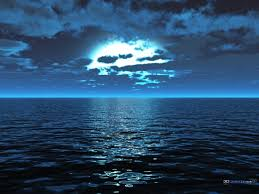
#> input picture CHAPTER6/images/add1.jpg, 259 x 194 px
$ python 06.image_synthesis.py
#> lines starting #> are read from the running program, lines starting #| are printed output that depends on the picture
import numpy as np, cv2

image1 = cv2.imread("images/add1.jpg", cv2.IMREAD_GRAYSCALE)
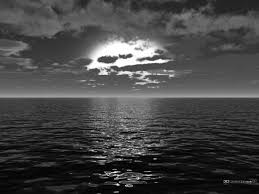
#> image1: shape (194, 259); min 0, max 255, mean 69.7
image2 = cv2.imread("images/add2.jpg", cv2.IMREAD_GRAYSCALE)[:194, :259]
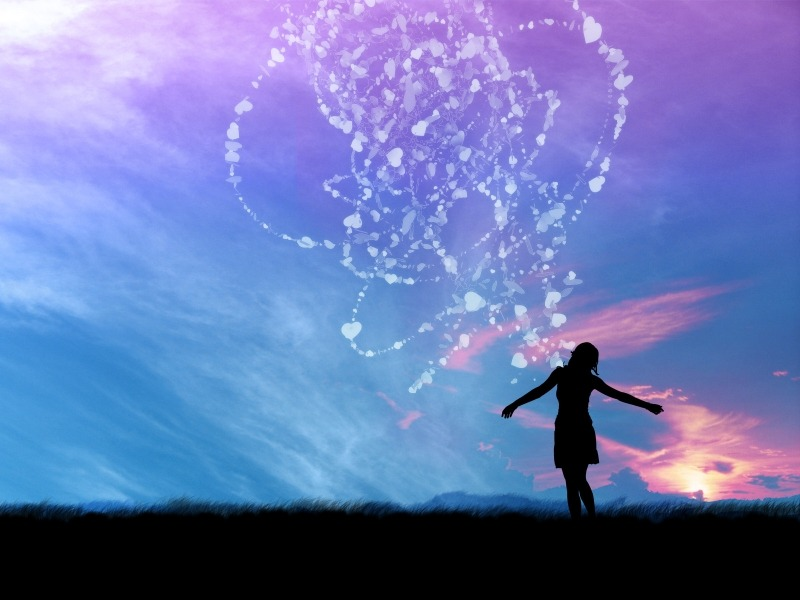
#> input picture CHAPTER6/images/add2.jpg, 800 x 600 px
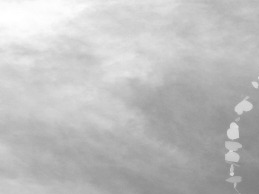
#> image2: shape (194, 259); min 129, max 255, mean 190.6
if image1 is None or image2 is None: raise Exception("영상파일 읽기 오류")

print(image1.shape)
#| (194, 259)
print(image2.shape)
#| (194, 259)

## 영상 합성 방법
alpha, beta = 0.6, 0.7
add_img1 = cv2.add(image1, image2)
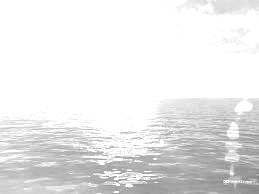
#> add_img1: shape (194, 259); min 133, max 255, mean 233.2
add_img2 = cv2.add(image1 * alpha, image2 * beta)
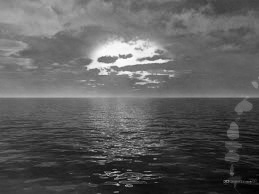
#> add_img2: shape (194, 259) float64; min 93.1, max 314, mean 175.2; drawn with min black and max white
add_img2 = np.clip(add_img2, 0, 255).astype('uint8') # 과하면 255로, 적으면 0으로.
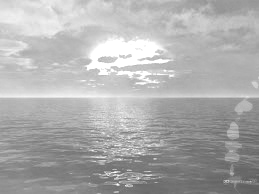
#> add_img2: shape (194, 259); min 93, max 255, mean 173.7
add_img3 = cv2.addWeighted(image1, alpha, image2, beta, 0) # add_img2랑 같음

titles = ['image1', 'image2', 'add_img1', 'add_img2', 'add_img3']
for t in titles: cv2.imshow(t, eval(t))
cv2.waitKey(0)
